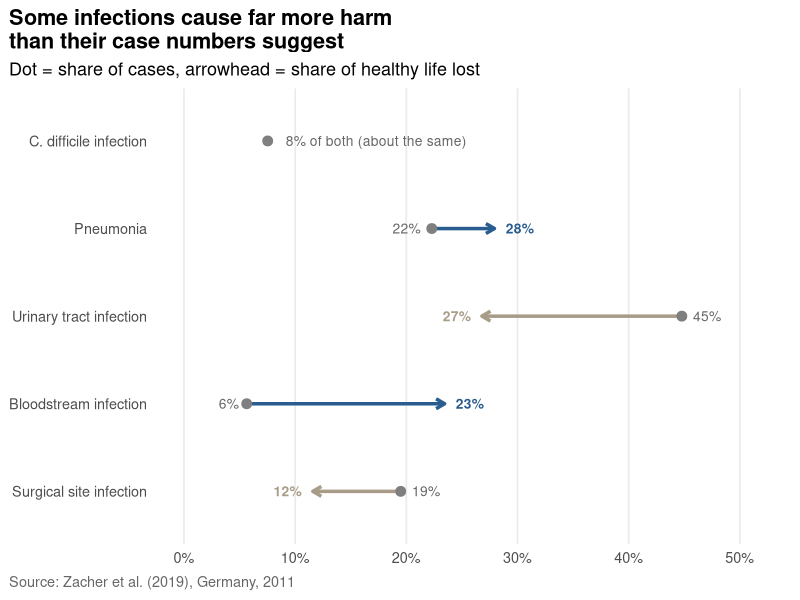

Write the R code that produced this figure.
## ---- chunk 1
#| label: setup
library(tidyverse)
## ---- chunk 2
#| label: fig-share
#| fig-width: 8
#| fig-height: 5
#| fig-cap: "Each arrow runs from an infection's share of cases to its share of the harm (healthy years of life lost). Blue arrows mark infections that cause more harm than their case numbers suggest; C. difficile causes about the same share of each."
#| fig-alt: "Arrow chart for five infection types in Germany, 2011. Bloodstream infection rises from 6% of cases to 23% of harm and pneumonia from 22% to 28%. Urinary tract infection falls from 45% of cases to 27% of harm and surgical site infection from 19% to 12%. C. difficile is about 8% of both."

# Annual estimates for Germany, 2011 (Zacher et al. 2019, Table 1)
infections <- tribble(
  ~infection,                ~cases,  ~dalys,
  "Pneumonia",               106586,  69508,
  "Urinary tract infection", 214150,  66701,
  "Bloodstream infection",    26976,  58350,
  "Surgical site infection",  93222,  28842,
  "C. difficile infection",   36002,  20890
)

plot_data <- infections |>
  mutate(
    cases_pct = cases / 478222 * 100,
    harm_pct  = dalys / 248920 * 100,
    more_harm = harm_pct > cases_pct,
    same      = abs(harm_pct - cases_pct) < 1,   # less than 1 point apart
    infection = fct_reorder(infection, harm_pct)
  )

changed <- filter(plot_data, !same)

ggplot(plot_data, aes(y = infection)) +
  # Arrows only where the share really changes
  geom_segment(
    data = changed,
    aes(x = cases_pct, xend = harm_pct, yend = infection, colour = more_harm),
    arrow = arrow(length = unit(0.25, "cm")), linewidth = 1.2
  ) +
  geom_point(aes(x = cases_pct), colour = "grey50", size = 3) +
  # Share of cases (grey)
  geom_text(aes(x = cases_pct,
                label = if_else(same,
                                paste0(round(cases_pct), "% of both (about the same)"),
                                paste0(round(cases_pct), "%")),
                hjust = case_when(same ~ -0.1, more_harm ~ 1.4, TRUE ~ -0.4)),
            colour = "grey40", size = 3.5) +
  # Share of harm (coloured)
  geom_text(data = changed,
            aes(x = harm_pct, label = paste0(round(harm_pct), "%"),
                hjust = if_else(more_harm, -0.4, 1.4), colour = more_harm),
            size = 3.5, fontface = "bold") +
  scale_colour_manual(values = c("TRUE" = "#2a5d8f", "FALSE" = "#a89c88")) +
  scale_x_continuous(limits = c(0, 52), labels = function(x) paste0(x, "%")) +
  labs(
    title    = "Some infections cause far more harm\nthan their case numbers suggest",
    subtitle = "Dot = share of cases, arrowhead = share of healthy life lost",
    x = NULL, y = NULL,
    caption  = "Source: Zacher et al. (2019), Germany, 2011"
  ) +
  theme_minimal(base_size = 13) +
  theme(
    legend.position     = "none",
    panel.grid.major.y  = element_blank(),
    panel.grid.minor    = element_blank(),
    plot.title.position = "plot",
    plot.caption.position = "plot",
    plot.title          = element_text(face = "bold"),
    plot.caption        = element_text(hjust = 0, colour = "grey40")
  )
